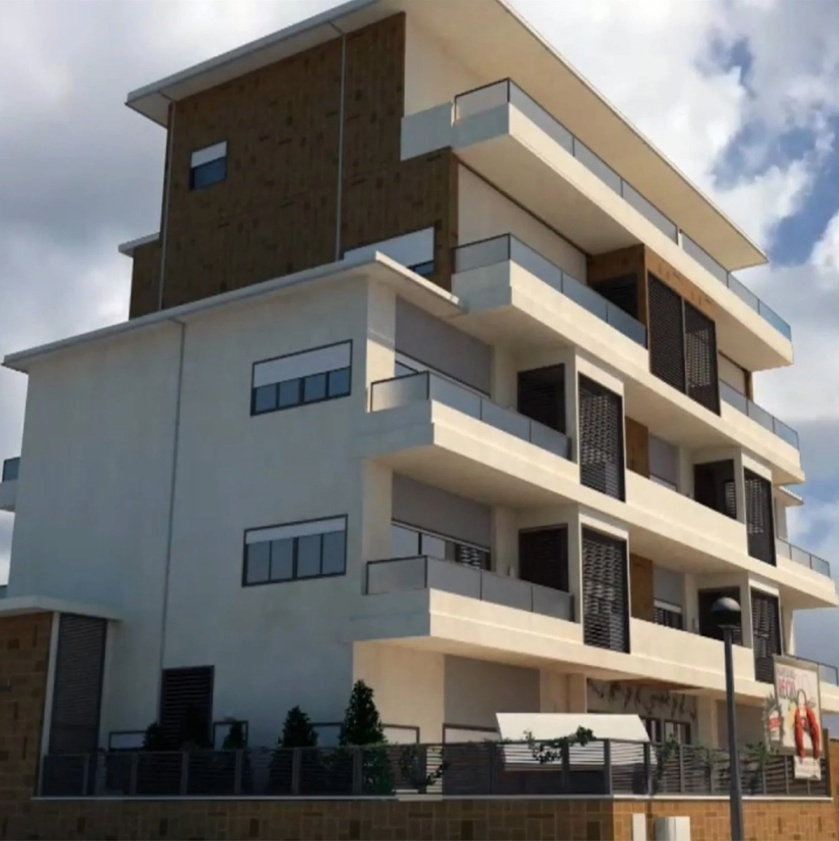
#> input picture pract_3/images/b1.jpg, 839 x 841 px, shrunk from 1301 x 1304 before the run
$ python 6_2.py   (older library calls are emulated)
#> lines starting #> are read from the running program, lines starting #| are printed output that depends on the picture
import matplotlib.pyplot as plt
import numpy as np
from PIL import Image
import cv2
from pathlib import Path

# Obtener ruta relativa a la imagen
image_path = Path(__file__).parent.parent / "images" / "b1.jpg"
src = np.array(Image.open(image_path).convert('RGB'))
#> src is the input picture: shape (841, 839, 3); mean R, G, B 116, 113.7, 110.2

# Convertir a escala de grises
src_gray = cv2.cvtColor(src, cv2.COLOR_RGB2GRAY)
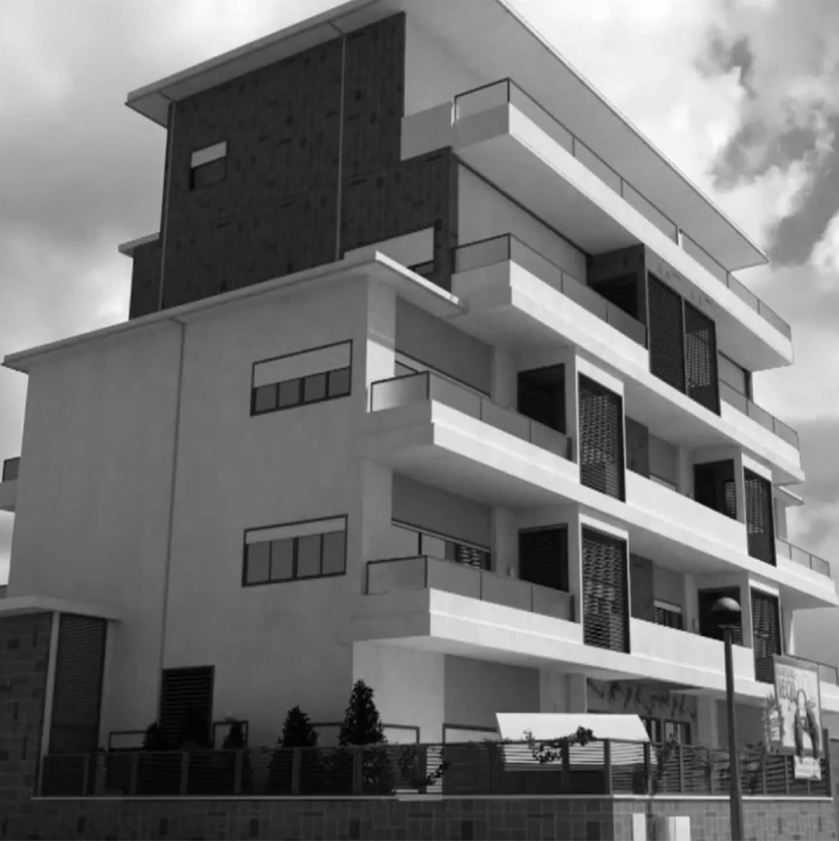
#> src_gray: shape (841, 839); min 0, max 255, mean 114

# Método 1: LoG tradicional (Laplacian of Gaussian)
# Primero aplicar Gaussian Blur
gaussian_blur = cv2.GaussianBlur(src_gray, (5, 5), 1.0)

# Luego aplicar Laplacian
laplacian = cv2.Laplacian(gaussian_blur, cv2.CV_32F, ksize=3)
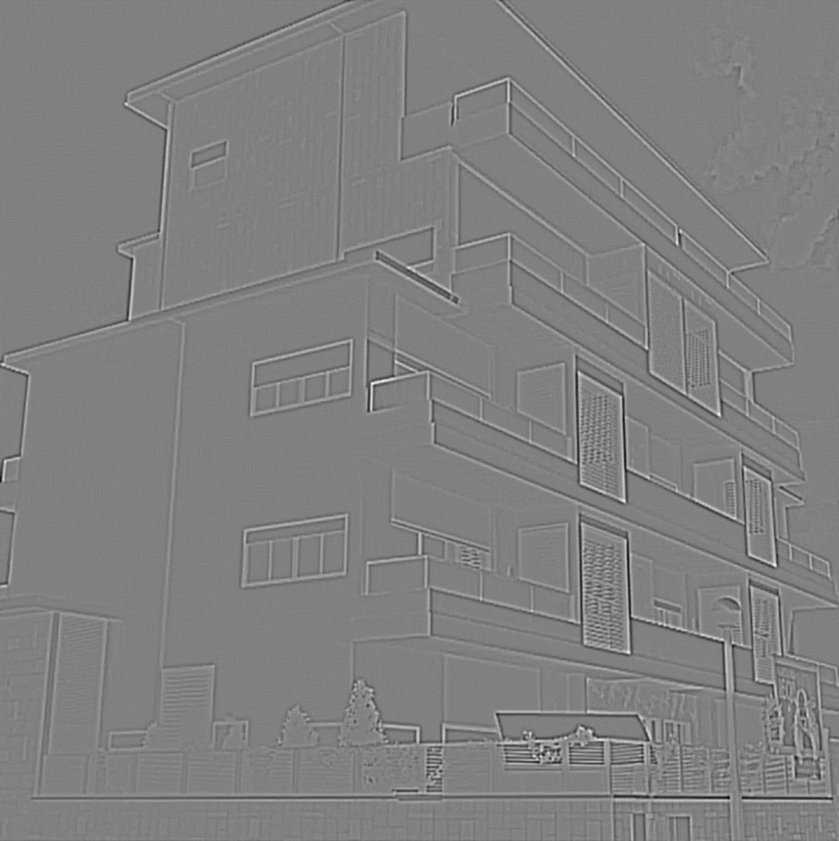
#> laplacian: shape (841, 839) float32; min -206, max 202, mean 0; drawn with min black and max white
laplacian = cv2.convertScaleAbs(laplacian)
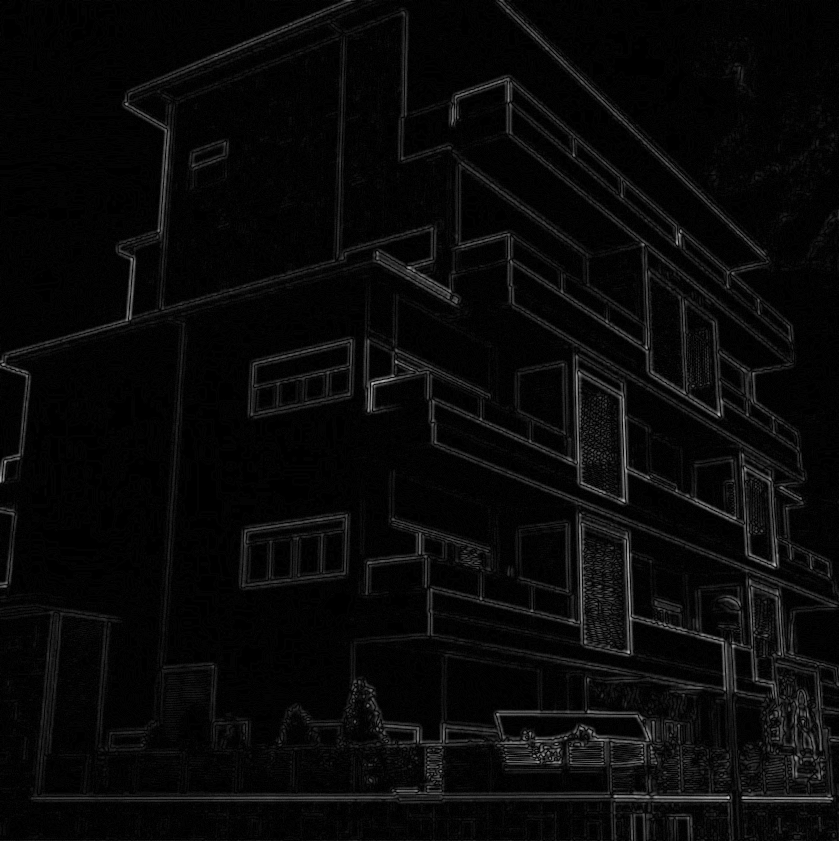
#> laplacian: shape (841, 839); min 0, max 206, mean 8.8

# Crear figura con comparación
fig, axs = plt.subplots(1, 3, figsize=(15, 5))

axs[0].imshow(src_gray, cmap='gray')
axs[0].set_title('Original (Escala de grises)')
axs[1].imshow(gaussian_blur, cmap='gray')
axs[1].set_title('Gaussian Blur (σ=1.0)')
axs[2].imshow(laplacian, cmap='gray')
axs[2].set_title('LoG (Gaussian + Laplacian)')


plt.tight_layout()
plt.show()
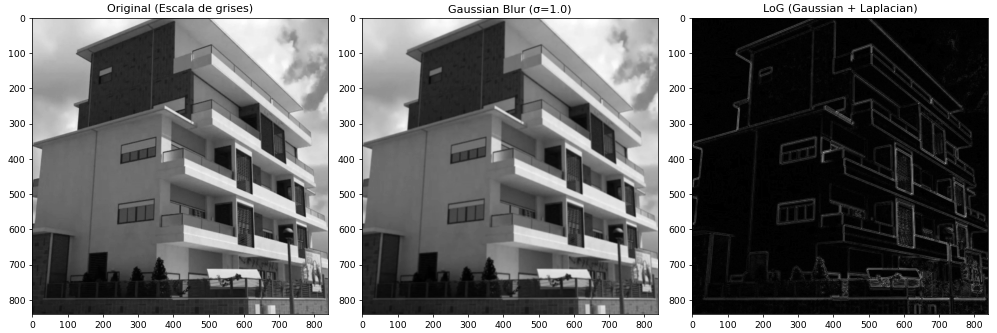
#> figure drawn by matplotlib, 3 panels

$ run again, with pract_3/images/aloel.jpg copied over pract_3/images/b1.jpg
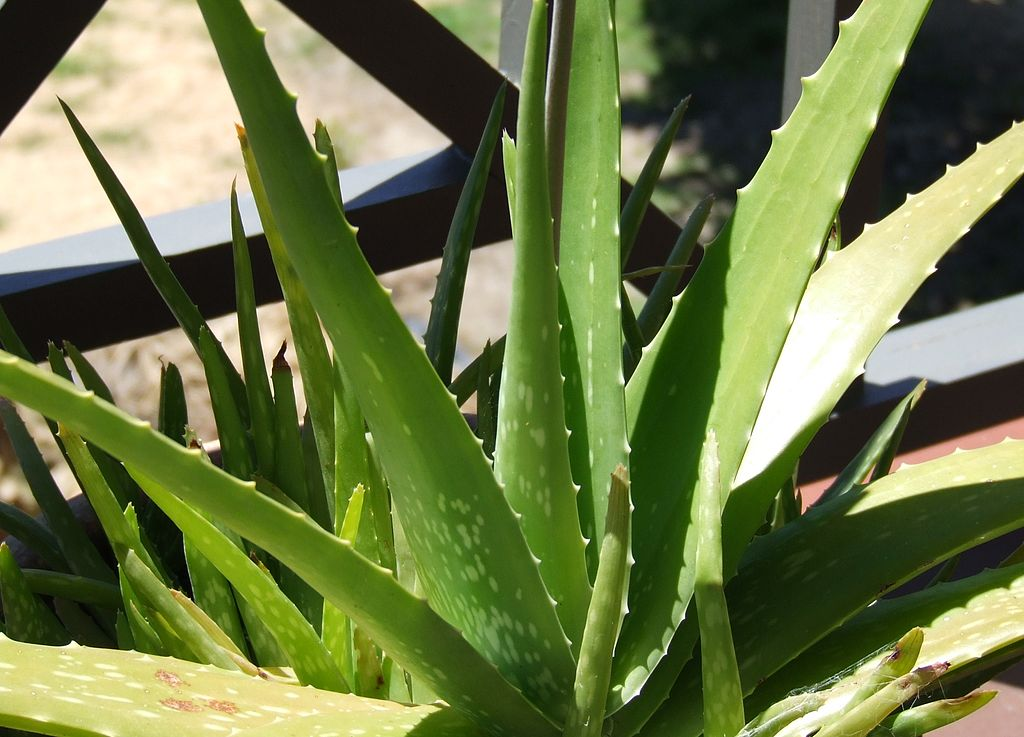
#> input picture pract_3/images/aloel.jpg, 1024 x 737 px
#> src is the input picture: shape (737, 1024, 3); mean R, G, B 108.2, 120.2, 71.3
#> `laplacian = cv2.convertScaleAbs(laplacian)`:
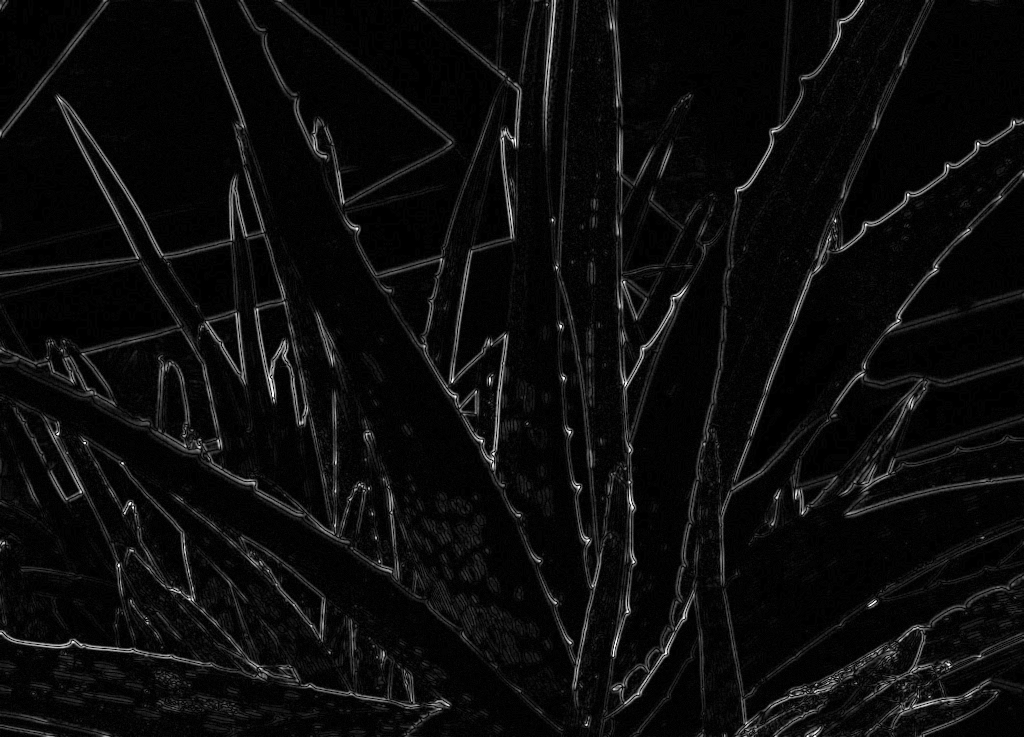
#> laplacian: shape (737, 1024); min 0, max 255, mean 12.1
#> `plt.show()`:
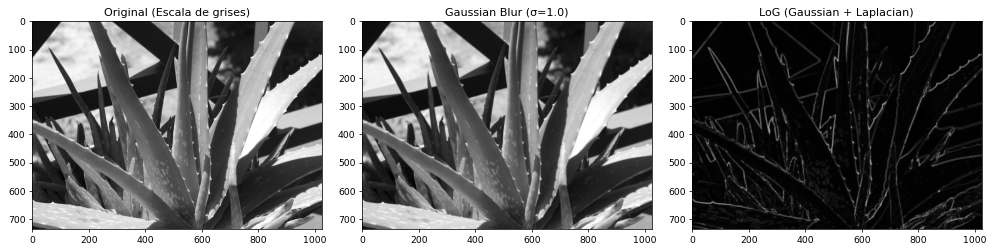
#> figure drawn by matplotlib, 3 panels

$ run again, with pract_3/images/clahe_1.png saved as pract_3/images/b1.jpg
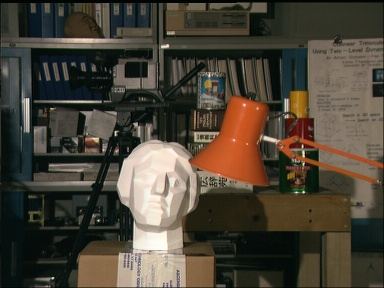
#> input picture pract_3/images/clahe_1.png, 384 x 288 px
#> src is the input picture: shape (288, 384, 3); mean R, G, B 74.7, 67.6, 55.3
#> `laplacian = cv2.Laplacian(gaussian_blur, cv2.CV_32F, ksize=3)`:
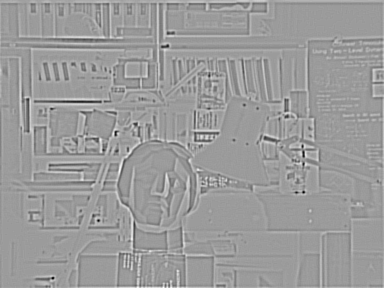
#> laplacian: shape (288, 384) float32; min -320, max 204, mean 0.2; drawn with min black and max white
#> `laplacian = cv2.convertScaleAbs(laplacian)`:
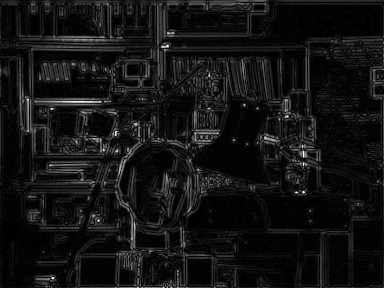
#> laplacian: shape (288, 384); min 0, max 255, mean 19.4
